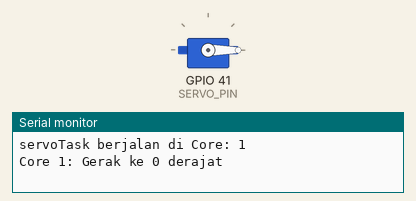
Bench run of a sketch on a simulated ESP32. Parts: servo, the last lines printed to the serial monitor.

Above: at 1.05 s.
At 4.0 s:
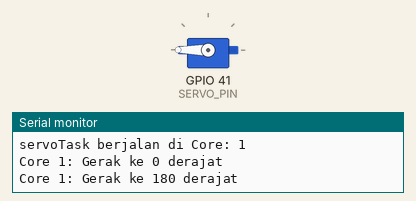
Timing chart, 0 to 7.9 s (numbered marks = the images above):
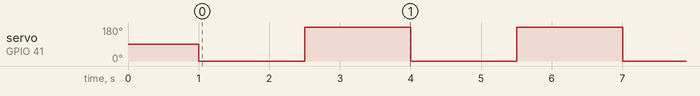

The sketch:

MotorServo_Test.ino
```cpp
#include <Arduino.h>
#include <ESP32Servo.h>

#define SERVO_PIN 41
#define CORE_TO_RUN 0

Servo myServo;

void servoTask(void * pvParameters) {
  String coreID = String(xPortGetCoreID());
  Serial.print("servoTask berjalan di Core: ");
  Serial.println(coreID);

  myServo.attach(SERVO_PIN);

  for (;;) {
    Serial.println("Core " + coreID + ": Gerak ke 0 derajat");
    myServo.write(0);
    vTaskDelay(1500 / portTICK_PERIOD_MS);

    Serial.println("Core " + coreID + ": Gerak ke 180 derajat");
    myServo.write(180);
    vTaskDelay(1500 / portTICK_PERIOD_MS);
  }
}

void setup() {
  Serial.begin(115200);
  vTaskDelay(1000 / portTICK_PERIOD_MS);

  xTaskCreatePinnedToCore(
      servoTask,
      "ServoTask",
      2048,
      NULL,
      1,
      NULL,
      CORE_TO_RUN
  );

  Serial.println("Task Servo telah dibuat untuk berjalan di Core " + String(CORE_TO_RUN));
}

void loop() {
  vTaskDelay(1000 / portTICK_PERIOD_MS);
}
```

Measured:
- by itself, servo on GPIO 41 (SERVO_PIN): alternates 180° for 1.5 s and 0° for 1.5 s
